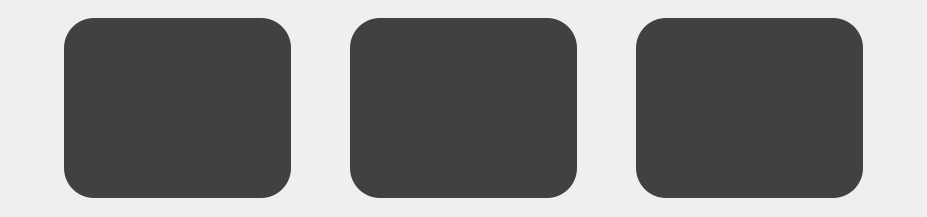
                          <widget class="QWidget" name="scrollAreaWidgetContents_7">
                           <property name="geometry">
                            <rect>
                             <x>0</x>
                             <y>0</y>
                             <width>927</width>
                             <height>217</height>
                            </rect>
                           </property>
                           <layout class="QGridLayout" name="gridLayout_25">
                            <item row="0" column="0">
                             <widget class="QWidget" name="widget_31" native="true">
                              <property name="minimumSize">
                               <size>
                                <width>227</width>
                                <height>180</height>
                               </size>
                              </property>
                              <property name="maximumSize">
                               <size>
                                <width>227</width>
                                <height>180</height>
                               </size>
                              </property>
                              <property name="styleSheet">
                               <string notr="true">background-color: rgb(65, 65, 65);
border-top-left-radius: 30px;
border-top-right-radius: 30px;
border-bottom-left-radius: 30px;
border-bottom-right-radius: 30px;
</string>
                              </property>
                             </widget>
                            </item>
                            <item row="0" column="2">
                             <widget class="QWidget" name="widget_32" native="true">
                              <property name="minimumSize">
                               <size>
                                <width>227</width>
                                <height>180</height>
                               </size>
                              </property>
                              <property name="maximumSize">
                               <size>
                                <width>227</width>
                                <height>180</height>
                               </size>
                              </property>
                              <property name="styleSheet">
                               <string notr="true">background-color: rgb(65, 65, 65);
border-top-left-radius: 30px;
border-top-right-radius: 30px;
border-bottom-left-radius: 30px;
border-bottom-right-radius: 30px;
</string>
                              </property>
                             </widget>
                            </item>
                            <item row="0" column="1">
                             <widget class="QWidget" name="widget_33" native="true">
                              <property name="minimumSize">
                               <size>
                                <width>227</width>
                                <height>180</height>
                               </size>
                              </property>
                              <property name="maximumSize">
                               <size>
                                <width>227</width>
                                <height>180</height>
                               </size>
                              </property>
                              <property name="styleSheet">
                               <string notr="true">background-color: rgb(65, 65, 65);
border-top-left-radius: 30px;
border-top-right-radius: 30px;
border-bottom-left-radius: 30px;
border-bottom-right-radius: 30px;
</string>
                              </property>
                             </widget>
                            </item>
                           </layout>
                          </widget>
